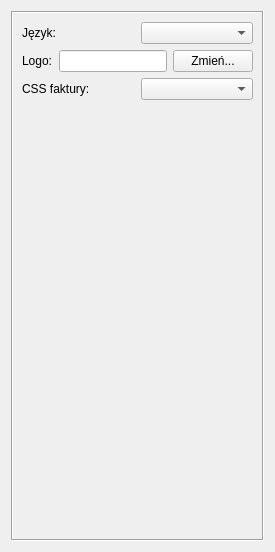
     <widget class="QWidget" name="TabPage_General">
      <attribute name="title">
       <string>Ogólne</string>
      </attribute>
      <layout class="QGridLayout" name="layout">
       <item row="0" column="0">
        <widget class="QFrame" name="frame">
         <property name="frameShape">
          <enum>QFrame::Box</enum>
         </property>
         <property name="frameShadow">
          <enum>QFrame::Sunken</enum>
         </property>
         <layout class="QVBoxLayout" name="verticalLayout_6">
          <item>
           <layout class="QHBoxLayout" name="_3">
            <item>
             <widget class="QLabel" name="labelLanguage">
              <property name="text">
               <string>Język:</string>
              </property>
              <property name="wordWrap">
               <bool>false</bool>
              </property>
              <property name="buddy">
               <cstring>comboBoxLanguage</cstring>
              </property>
             </widget>
            </item>
            <item>
             <widget class="QComboBox" name="comboBoxLanguage"/>
            </item>
           </layout>
          </item>
          <item>
           <layout class="QHBoxLayout" name="_5">
            <item>
             <widget class="QLabel" name="labelLogo">
              <property name="text">
               <string>Logo:</string>
              </property>
              <property name="wordWrap">
               <bool>false</bool>
              </property>
              <property name="buddy">
               <cstring>lineEditLogo</cstring>
              </property>
             </widget>
            </item>
            <item>
             <widget class="QLineEdit" name="lineEditLogo"/>
            </item>
            <item>
             <widget class="QPushButton" name="pushButtonChooseLogo">
              <property name="text">
               <string>Zmień...</string>
              </property>
             </widget>
            </item>
           </layout>
          </item>
          <item>
           <layout class="QHBoxLayout" name="_6">
            <item>
             <widget class="QLabel" name="labelCSS">
              <property name="text">
               <string>CSS faktury: </string>
              </property>
              <property name="wordWrap">
               <bool>false</bool>
              </property>
              <property name="buddy">
               <cstring>comboBoxCSS</cstring>
              </property>
             </widget>
            </item>
            <item>
             <widget class="QComboBox" name="comboBoxCSS"/>
            </item>
           </layout>
          </item>
          <item>
           <spacer name="spacer1">
            <property name="orientation">
             <enum>Qt::Vertical</enum>
            </property>
            <property name="sizeType">
             <enum>QSizePolicy::Expanding</enum>
            </property>
            <property name="sizeHint" stdset="0">
             <size>
              <width>20</width>
              <height>430</height>
             </size>
            </property>
           </spacer>
          </item>
         </layout>
        </widget>
       </item>
      </layout>
     </widget>
